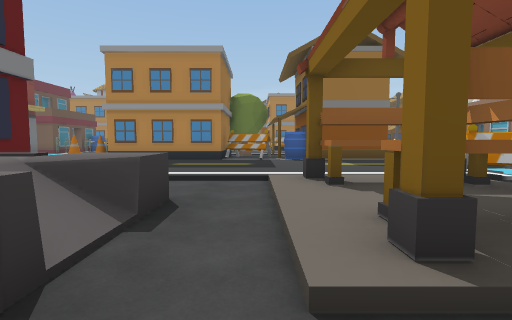
view 1 (above)

23 first-person views from a walk through a scene from a Unity 3-D project. The camera is 1.5 m above the floor, tilts 4° down and sees 85° across. The floor is counted in squares, 2 m on a side. Each view is taken from the middle of a square. On the plan, view 1 faces up. The plan holds only what a view shows up to about 10 squares ahead; the rest is blank. The place goes on beyond the plan. The player character is not drawn.

view 2
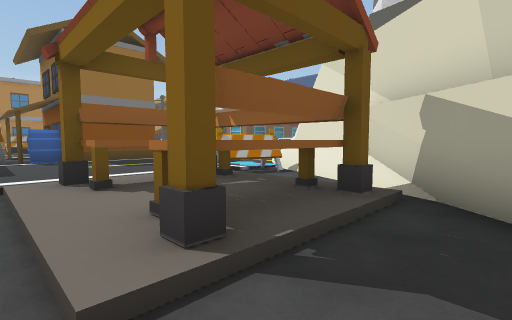

view 3
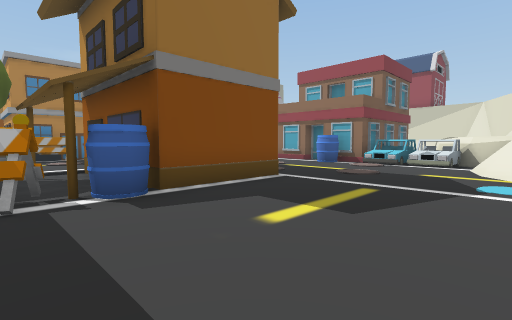

view 4
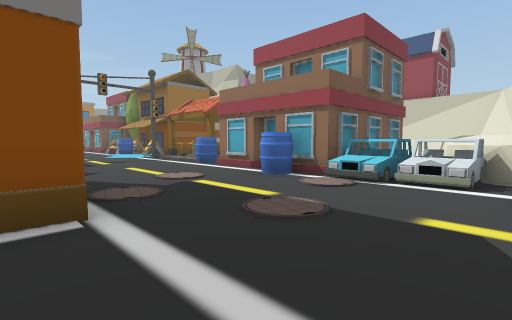

view 5
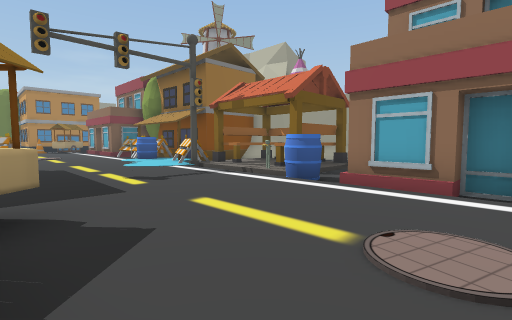

view 6
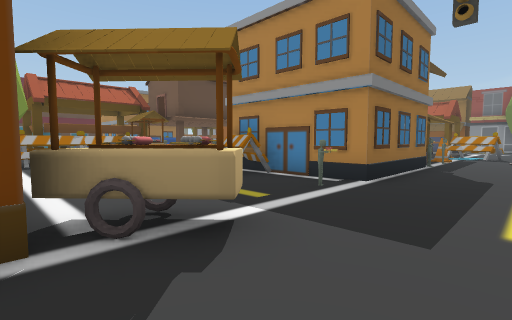

view 7
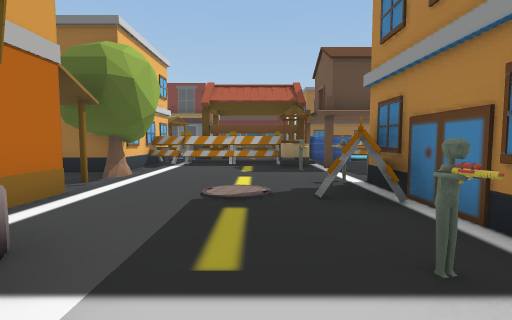

view 8
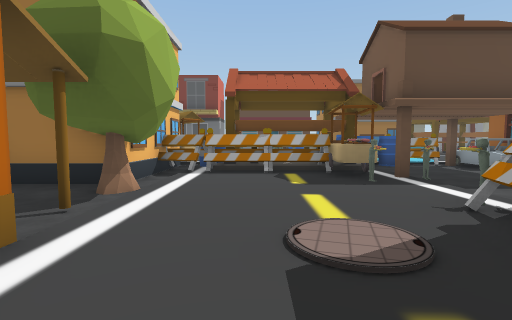

view 9
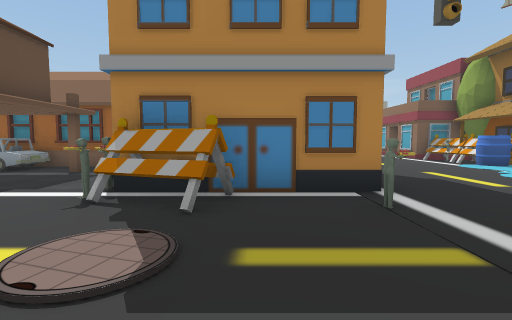

view 10
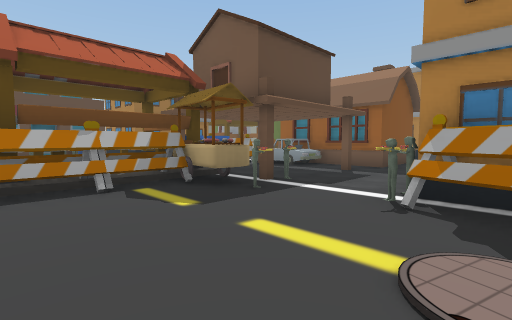

view 11
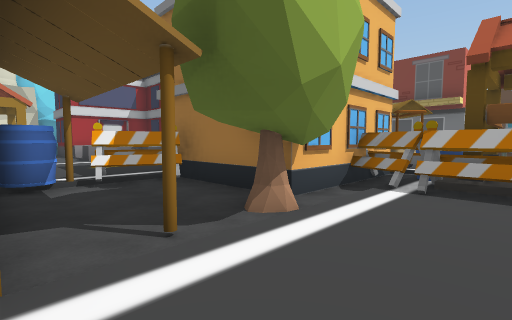

view 12
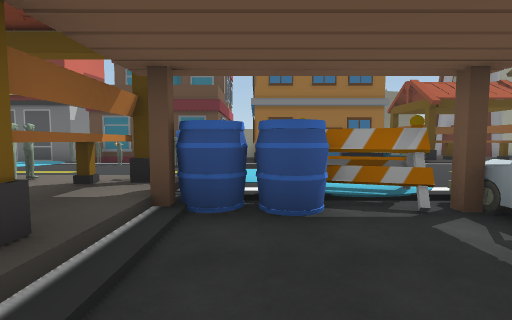

view 13
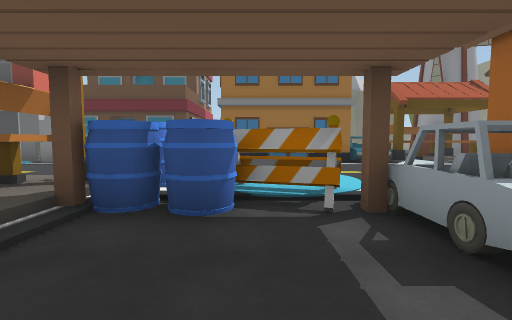

view 14
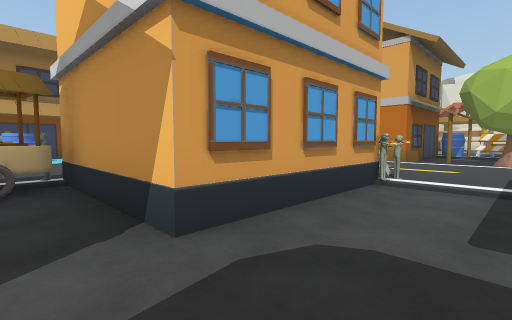

view 15
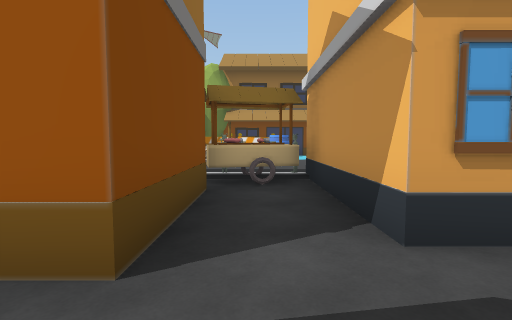

view 16
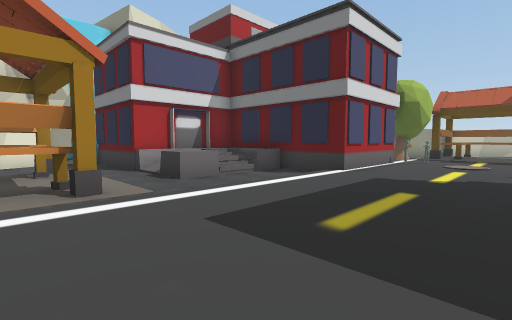

view 17
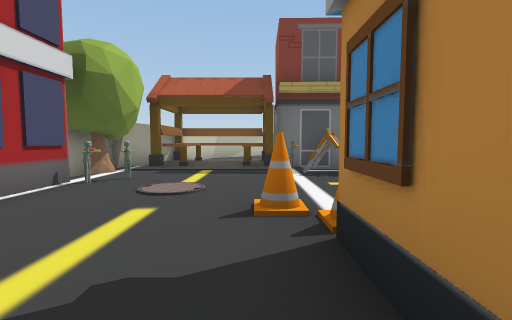

view 18
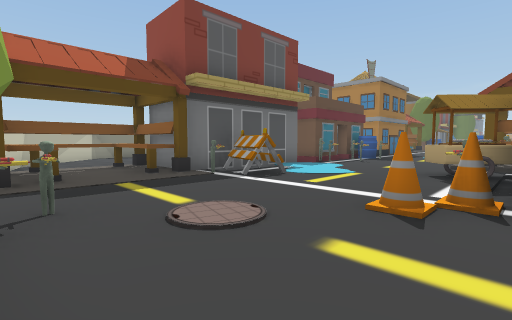

view 19
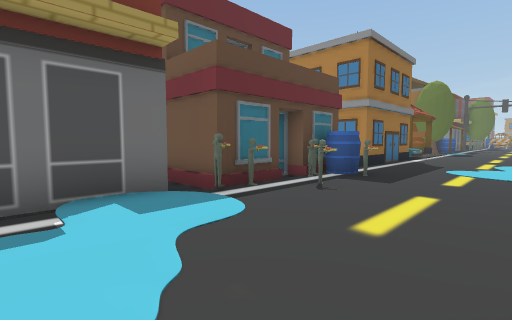

view 20
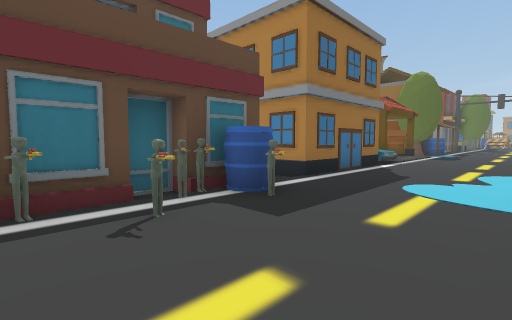

view 21
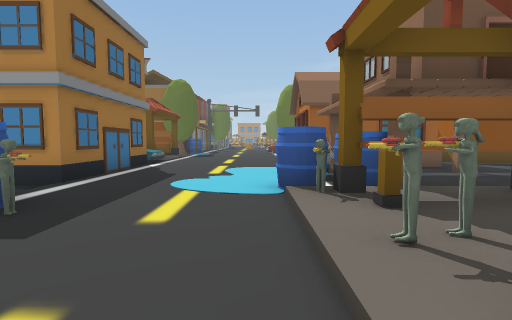

view 22
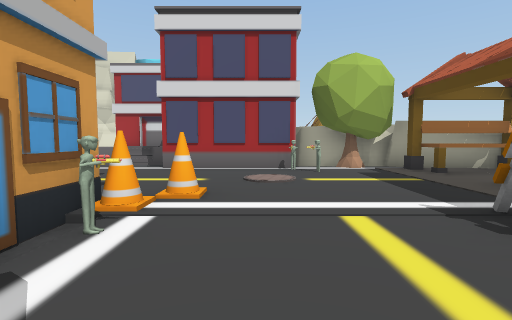

view 23
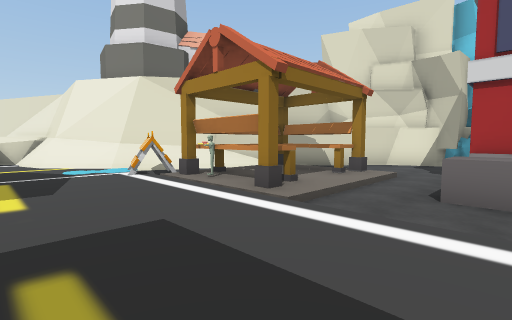

### Floor plan
Key: @ floor where view 1 was taken; # wall or solid block; . main floor; - floor 0.25 m lower than the main floor; : floor 0.75 m higher than the main floor; + floor 1 m higher than the main floor; / step, stairs or slope; = window, fence, low wall or low ledge; ~ liquid the walk can cross; ^ raised ledge; O other object.
Columns run from 13 left of view 1 to 15 right of it. Each row starts with its distance up from view 1.
 25 OOO....     --###OOO .. O
 24   #.... O###-----O.....OO
 23   #.....:O----####O...~O
 22   #...~~OO-O--#  ##...~~~
 21   #...~OO-----#   #...~OO
 20   #..~~.O-----#   #...~OO
 19    ...~OO//OO.OO###.....^^
 18   OOO..O^#OOO..O..O.......
 17   #O...O. O....O.......O^ #
 16   #O....^^O.......O....O ##
 15   #O...#OOO......OO....O
 14  ##~...OOOO/O//###.....#
 13   #~~..O#####--#  .....#
 12   #. ...#  #---#  ..O..#
 11   #OO..O## ##O-#  .O..O#
 10 ###O....O###.OO###....OOOOOO#
  9 ##^....O............O./OOO
  8 #.....O................OO
  7 #^^..................=//#
  6 ###..O..............##^##
  5  ##O/####///////OOO##
  4   ####  #----/^^# O#
  3         #+////..####
  2         #++///^####
  1         #####///###
  0             #@--##
 -1             #---#

Where each view was taken, in squares from view 1:
view 1: 0 up, 0 right, facing up
view 2: 0 up, 0 right, facing up-right
view 3: 6 up, 0 right, facing up-right
view 4: 7 up, 4 right, facing up-right
view 5: 12 up, 5 right, facing up-right
view 6: 14 up, 7 right, facing up-left
view 7: 17 up, 6 right, facing left
view 8: 16 up, 4 right, facing left
view 9: 15 up, 3 right, facing up
view 10: 15 up, 2 right, facing up-left
view 11: 16 up, 2 right, facing down-left
view 12: 20 up, 2 left, facing left
view 13: 21 up, 2 left, facing left
view 14: 24 up, 1 left, facing down-right
view 15: 24 up, 1 left, facing right
view 16: 9 up, 2 right, facing down-left
view 17: 9 up, 3 left, facing left
view 18: 6 up, 5 left, facing up-left
view 19: 12 up, 7 left, facing up-left
view 20: 15 up, 7 left, facing up-left
view 21: 15 up, 7 left, facing up
view 22: 13 up, 7 left, facing down
view 23: 8 up, 2 left, facing down-right
